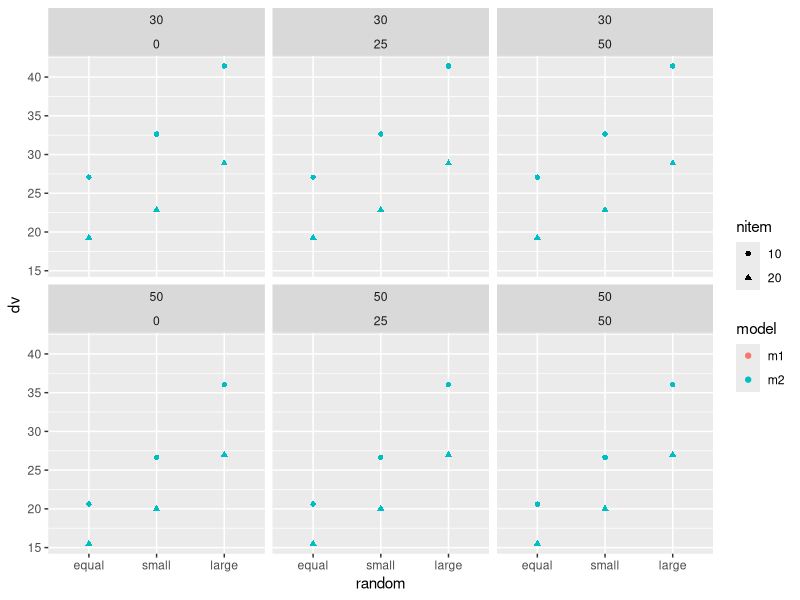
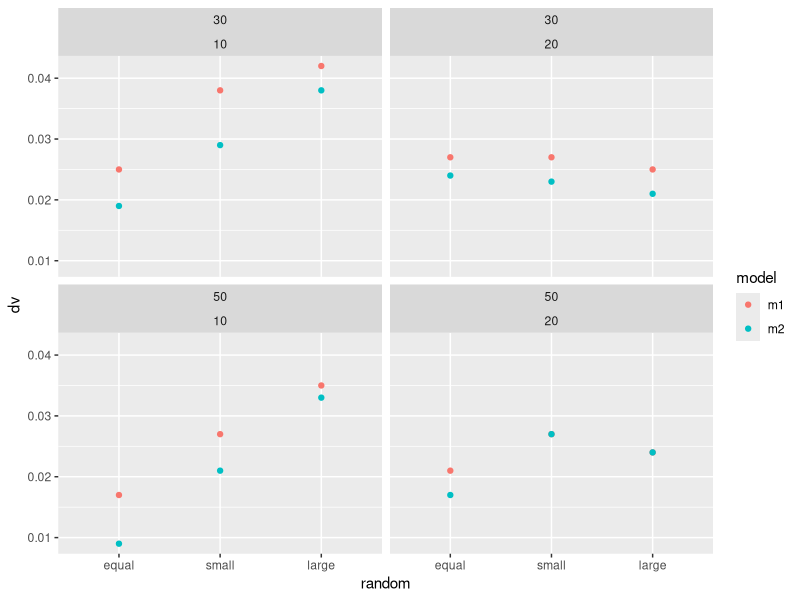
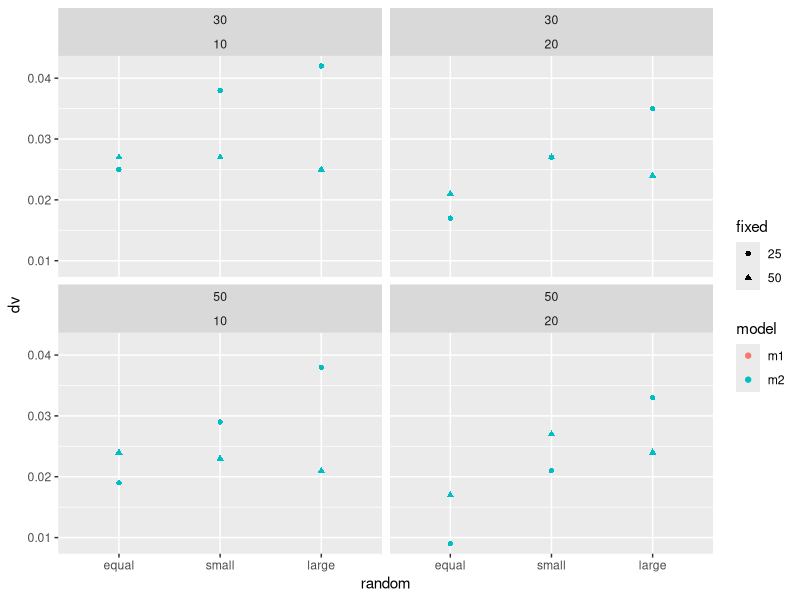

Write the R code that produced these figures, in order.
setwd("c:/users/USER/jeewon")
library(readxl)
res <- read_excel("results_hss.xlsx")
colnames(res)[9]<- "rmse.m2"

## DV: rmse
dv<- c(res$rmse.m1,res$rmse.m2)

# simulation conditions
model<- c(rep("m1",36),rep("m2",36))
nperson <- factor(rep(c(rep(30,18),rep(50,18)),2))
nitem <- factor(rep(c(rep(10,9),rep(20,9)),4))
fixed <- factor(rep(c(0,0,0,25,25,25,50,50,50),8))  
random <- factor(rep(c("equal","small","large"),24), levels=c("equal","small","large"))

## data.frame
dat<- data.frame(dv,nperson,nitem,fixed,random, model)

#
library(ggplot2)
ggplot(data=dat, 
       aes(x=random, y=dv)) +
  geom_point(aes(color=model, shape=nitem)) +
  facet_wrap(nperson~fixed)



##### DV: Type 1 error rate
rate<- c(res$rate.m1,res$rate.m2)

dv<- rate[fixed==0]
model<- c(rep("m1",36),rep("m2",36))[fixed==0]
nperson <- factor(rep(c(rep(30,18),rep(50,18)),2))[fixed==0]
nitem <- factor(rep(c(rep(10,9),rep(20,9)),4))[fixed==0]
random <- factor(rep(c("equal","small","large"),24), 
                 levels=c("equal","small","large"))[fixed==0]

## data.frame
dat<- data.frame(dv,nperson,nitem,random, model)

ggplot(data=dat, 
       aes(x=random, y=dv)) +
  geom_point(aes(color=model)) +
  facet_wrap(nperson~nitem)


#### DV: Power 

rate<- c(res$rate.m1,res$rate.m2)

dvvvv<- rate[fixed!=0]
model<- c(rep("m1",36),rep("m2",36))[fixed!=0]
nperson <- factor(rep(c(rep(30,18),rep(50,18)),2))[fixed!=0]
nitem <- factor(rep(c(rep(10,9),rep(20,9)),4))[fixed!=0]
random <- factor(rep(c("equal","small","large"),24), 
                 levels=c("equal","small","large"))[fixed!=0]
fixed <- factor(rep(c(25,25,25,50,50,50),8)) 

## data.frame
dat<- data.frame(dv,nperson,nitem,random, model)

ggplot(data=dat, 
       aes(x=random, y=dv)) +
  geom_point(aes(color=model, shape=fixed)) +
  facet_wrap(nperson~nitem)
